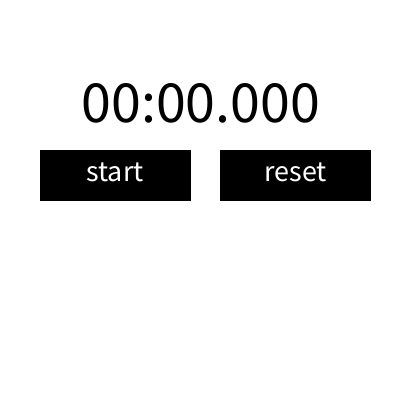
Frame 1 (no input)
Frame 2 (the mouse pressed at the canvas centre, redrawn once): identical to frame 1, image omitted

The Processing sketch that drew this single still picture (run headless with seeded random() and noise(); the mouse was pressed at the canvas centre and the sketch redrawn once):

// Processing sketch: StopWatch
// ── StopWatch.pde
int baseTime;
int totalTime;
boolean flag;

void setup() {
  size(400, 400);
  textAlign(CENTER,CENTER);
  flag = false;

}

void draw() {
  int now = millis();
  background(255);

  if(flag == false){
    baseTime = now;
    noLoop();
  }
  int time = totalTime + now - baseTime;
  int ms = time % 1000;
  int s = time / 1000 % 60;
  int m = time / 1000 / 60;

  textSize(60);
  fill(0);
  text(nf(m,2) + ":" + nf(s,2) + "." + nf(ms,3), width/2, height/2-100);

  button();
}

void mousePressed() {
  int now = millis();

  if(mouseX > 40 && mouseX < 190 && mouseY > 150 && mouseY < 200){
    if(flag == false){
      flag = true;
      baseTime = now;
      loop();
    } else {
      flag = false;
      totalTime = now - baseTime;
      button();
      noLoop();
    }
  } else if(mouseX > 220 && mouseX < 370 && mouseY > 150 && mouseY < 200){
    if(flag == false){
      totalTime = 0;
      loop();
    }
  }
}

void button() {
  fill(0);
  rect(40, 150, 150, 50);
  rect(220, 150, 150, 50);
  textSize(30);
  fill(255);
  if(flag == false){
    text("start", 115, 170);
    text("reset", 295, 170);
  } else {
    text("stop", 115, 170);
  }

}
